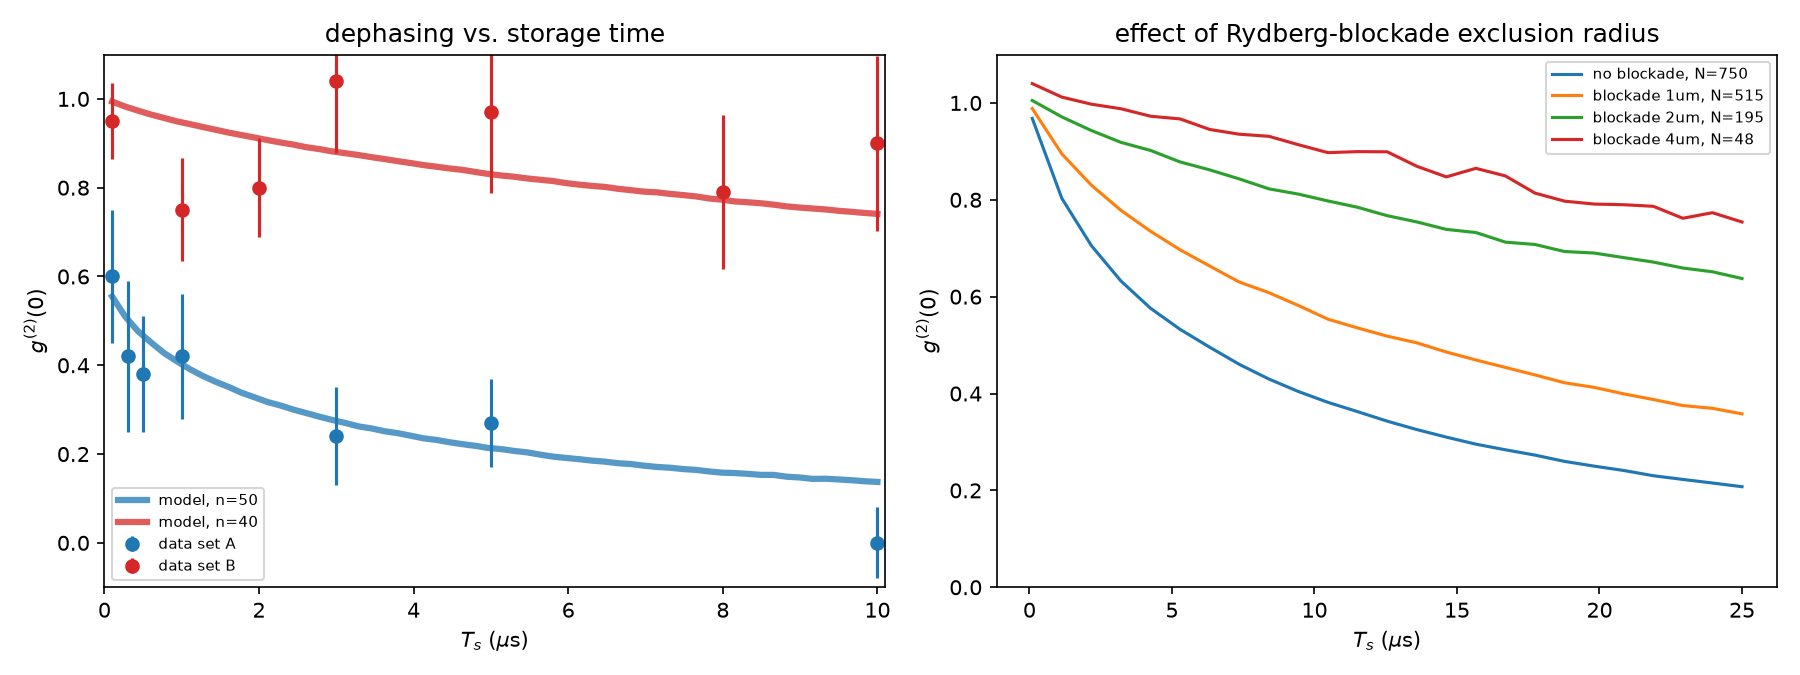

The script that drew this image:
"""Interaction-induced dephasing of g2(0) for a box-shaped Rydberg qubit cloud.

Reproduces the coherence-decay analysis of Y. Mei, Y. Li, H. Nguyen,
P. R. Berman, A. Kuzmich, "Trapped Alkali-Metal Rydberg Qubit," Phys. Rev.
Lett. 128, 123601 (2022). N atoms occupy a Gaussian-random cloud of size
Lx x Ly x Lz (box-like trap, as opposed to the spherical cloud used in the
companion PRA 108, 043713 paper -- see interference_bunching/dephasing_g2.py).
Atoms excited to a Rydberg nS state interact pairwise via the near-resonant
dipole-dipole (van der Waals-like) C3/R^3 coupling to the (n-1)P_3/2, nP_3/2
Forster channel; the random pairwise phases accumulated over a storage time
Ts dephase the collective spin-wave correlator and hence the second-order
coherence g2(0)(Ts), which decays from close to 1 (fully coherent, still
super-radiant) toward 0 (fully dephased) as Ts grows and/or the principal
quantum number n (interaction strength) or cloud density increases.
Dephase3()/AtomArray add a hard-sphere Rydberg-blockade exclusion radius,
showing how removing nearby atom pairs suppresses the fast dephasing channel.

Rydberg nS <-> nP3/2, (n-1)P3/2 energies and radial matrix elements use the
same quantum-defect / Kaulakys-formula machinery as
interference_bunching/dephasing_g2.py.

The measured (Ts, g2, g2 error) points below are hardcoded, exactly as in the
original notebook -- no digitized CSV was available in the source material,
and the notebook itself left the two data sets uncaptioned beyond a
color-pairing with one of the two model curves (n=50, n=40).

Source: Dephasing.ipynb (the more complete of two near-duplicate notebooks;
Dephasing_2.ipynb was a strict subset of it with a broken, unused curve_fit
cell and was not ported).
"""

from pathlib import Path

import matplotlib

matplotlib.use("Agg")
import matplotlib.pyplot as plt
import numpy as np
from numba import jit

_HCONST = 6.62606896e-34  # Planck constant
_CLIGHT = 2.99792458e8  # speed of light
_RY = 1.0973731568527e7  # Rydberg constant
_A0 = 0.52917720859e-10  # Bohr radius
_ALPHA = 7.2973525376e-3  # fine-structure constant


@jit(nopython=True, nogil=True)
def rydberg_energy(n, l, j):
    """Energy of an alkali Rydberg level via quantum defects (S, P1/2, P3/2, D3/2, D5/2, F5/2, F7/2)."""
    if l == 0:
        delta, delta2 = 3.1311804, 0.1784
    elif l == 1 and j == 0.5:
        delta, delta2 = 2.6548849, 0.2900
    elif l == 1 and j == 1.5:
        delta, delta2 = 2.6416737, 0.2950
    elif l == 2 and j == 1.5:
        delta, delta2 = 1.34809171, -0.60286
    elif l == 2 and j == 2.5:
        delta, delta2 = 1.34646572, -0.59600
    elif l == 3 and j == 2.5:
        delta, delta2 = 0.0165192, -0.085
    else:  # l == 3, j == 3.5
        delta, delta2 = 0.0165437, -0.086
    nu = n - delta - delta2 / (n - delta) ** 2
    return -(_HCONST * _CLIGHT * _RY) / nu**2


@jit(nopython=True, nogil=True)
def radial_matrix_element(n, l, j, na, la, ja):
    """<na la ja| r |n l j> via the Kaulakys (1995) quasiclassical formula."""
    Z = 1
    if l == 0:
        delta, delta2 = 3.1311804, 0.1784
    elif l == 1 and j == 0.5:
        delta, delta2 = 2.6548849, 0.2900
    else:  # l == 1, j == 1.5
        delta, delta2 = 2.6416737, 0.2950
    nu = n - delta - delta2 / (n - delta) ** 2

    if la == 0:
        deltaa, delta2a = 3.1311804, 0.1784
    elif la == 1 and ja == 0.5:
        deltaa, delta2a = 2.6548849, 0.2900
    else:  # la == 1, ja == 1.5
        deltaa, delta2a = 2.6416737, 0.2950
    nua = na - deltaa - delta2a / (na - deltaa) ** 2

    s_a = nua - nu
    nu_c_a = (2 * (nu * nua) ** 2 / (nu + nua)) ** (1 / 3)
    e_a = np.sqrt(1 - ((l + la + 1) / (2 * nu_c_a)) ** 2)

    csi = np.arange(0, np.pi, 1e-3)
    j_a = (1 / np.pi) * np.sum(np.cos(s_a * csi + s_a * e_a * np.sin(csi))) * 1e-3
    dj_a = (1 / np.pi) * np.sum(-np.sin(s_a * csi + s_a * e_a * np.sin(csi)) * np.sin(csi)) * 1e-3

    if (la - l) == 1:
        D_pa = (1 / s_a) * (dj_a + np.sqrt(e_a ** (-2) - 1) * (j_a - np.sin(np.pi * s_a) / (np.pi * s_a)))
    else:
        D_pa = (1 / s_a) * (dj_a - np.sqrt(e_a ** (-2) - 1) * (j_a - np.sin(np.pi * s_a) / (np.pi * s_a)))

    return ((-1) ** (n - na)) * nu_c_a**5 / (Z * (nu * nua) ** (3 / 2)) * D_pa


def _c3_and_defect(n):
    """Forster defect (MHz) and C3 (MHz um^3) for the nS <-> nP3/2 + (n-1)P3/2 channel."""
    l, j = 0, 0.5
    n1, l1, j1 = n, 1, 1.5
    n2, l2, j2 = n - 1, 1, 1.5
    defect = (
        rydberg_energy(n1, l1, j1) + rydberg_energy(n2, l2, j2) - 2 * rydberg_energy(n, l, j)
    ) / _HCONST * 1e-6
    C3 = (
        1e18
        * 1e-6
        * (_ALPHA * _CLIGHT / (2 * np.pi) * _A0**2)
        * radial_matrix_element(n, l, j, n1, l1, j1)
        * radial_matrix_element(n, l, j, n2, l2, j2)
    )
    return C3, defect


def dephase(n_atoms, lx, ly, lz, n, time, rng):
    """g2(0) vs. storage time for N atoms in a Gaussian wx=Lx/2 (etc.) cloud.

    Returns (time, g2, g2_num, g2_denom, efficiency, x, y, z).
    """
    wx, wy, wz = lx / 2, ly / 2, lz / 2
    x = rng.normal(0, wx, n_atoms)
    y = rng.normal(0, wy, n_atoms)
    z = rng.normal(0, wz, n_atoms)

    C3, defect = _c3_and_defect(n)

    dist_array = np.zeros((n_atoms, n_atoms - 1))
    dist3D = []
    for cc in range(n_atoms):
        xdiff = x - x[cc]
        xdiff = xdiff[xdiff != 0]
        ydiff = y - y[cc]
        ydiff = ydiff[ydiff != 0]
        zdiff = z - z[cc]
        zdiff = zdiff[zdiff != 0]
        d = np.sqrt(xdiff**2 + ydiff**2 + zdiff**2)
        dist3D.append(d)
        dist_array[cc, :] = d
    dist3D = np.array(dist3D).flatten()

    detuning = np.abs(defect / 2) - np.sqrt((defect / 2) ** 2 + (C3 / dist3D**3) ** 2)

    g2_num = np.zeros(len(time))
    g2_denom = np.zeros(len(time))
    for tt in range(len(time)):
        phase_denom = 0.0
        for cc in range(n_atoms):
            detuning_cc = np.abs(defect / 2) - np.sqrt((defect / 2) ** 2 + (C3 / dist_array[cc, :] ** 3) ** 2)
            phase_denom += (1 / n_atoms**3) * np.abs(np.sum(np.exp(2j * np.pi * detuning_cc * time[tt]))) ** 2
        g2_denom[tt] = (1 + phase_denom) ** 2
        g2_num[tt] = np.abs((1 / (n_atoms * (n_atoms - 1))) * np.sum(np.exp(2j * np.pi * detuning * time[tt]))) ** 2

    g2 = 4 * g2_num / g2_denom
    efficiency = np.sqrt(g2_denom) / np.exp(1)
    return time, g2, g2_num, g2_denom, efficiency, x, y, z


class _Cloud:
    """Gaussian-cloud atom positions with an optional hard-sphere blockade exclusion."""

    def __init__(self, wx, wy, wz, n_atoms, blockade_dist, rng):
        self.blockade_dist = blockade_dist
        self.pos = rng.normal(0, [wx, wy, wz], size=(n_atoms, 3))
        self._update_dist()
        if blockade_dist > 0:
            self._apply_blockade()

    def _update_dist(self):
        diff = self.pos[:, None, :] - self.pos[None, :, :]
        d = np.sqrt(np.sum(diff**2, axis=-1))
        self.dist_array = d[~np.eye(len(self.pos), dtype=bool)].reshape(len(self.pos), -1)

    def _apply_blockade(self):
        while True:
            diff = self.pos[:, None, :] - self.pos[None, :, :]
            d = np.sqrt(np.sum(diff**2, axis=-1))
            np.fill_diagonal(d, np.inf)
            i, j = np.unravel_index(np.argmin(d), d.shape)
            if d[i, j] >= self.blockade_dist:
                break
            self.pos = np.delete(self.pos, j, axis=0)
        self._update_dist()


def dephase_with_blockade(n_atoms, lx, ly, lz, n, time, blockade_dist, rng):
    """Like dephase(), but excludes atom pairs closer than blockade_dist (Rydberg blockade)."""
    wx, wy, wz = lx / 2, ly / 2, lz / 2
    C3, defect = _c3_and_defect(n)

    cloud = _Cloud(wx, wy, wz, n_atoms, blockade_dist, rng)
    n_atoms = len(cloud.pos)
    dist_array = cloud.dist_array
    dist3D = dist_array.flatten()

    detuning = np.abs(defect / 2) - np.sqrt((defect / 2) ** 2 + (C3 / dist3D**3) ** 2)

    g2_num = np.zeros(len(time))
    g2_denom = np.zeros(len(time))
    for tt in range(len(time)):
        phase_denom = 0.0
        for cc in range(n_atoms):
            detuning_cc = np.abs(defect / 2) - np.sqrt((defect / 2) ** 2 + (C3 / dist_array[cc, :] ** 3) ** 2)
            phase_denom += (1 / n_atoms**3) * np.abs(np.sum(np.exp(2j * np.pi * detuning_cc * time[tt]))) ** 2
        g2_denom[tt] = (1 + phase_denom) ** 2
        g2_num[tt] = np.abs((1 / (n_atoms * (n_atoms - 1))) * np.sum(np.exp(2j * np.pi * detuning * time[tt]))) ** 2

    g2 = 4 * g2_num / g2_denom
    return time, g2, n_atoms


def main():
    rng = np.random.default_rng(0)

    fig, axes = plt.subplots(1, 2, figsize=(12, 4.5))

    # (a) g2(Ts) vs. principal quantum number n, compared to two measured (hardcoded) datasets
    a = dephase(750, 5, 5, 10, 50, np.linspace(0.1, 10, 60), rng)
    b = dephase(750, 5, 5, 10, 40, np.linspace(0.1, 10, 60), rng)
    data_x = [0.1, 0.3, 0.5, 1, 3, 5, 10]
    data_y = [0.6, 0.42, 0.38, 0.42, 0.24, 0.27, 0]
    data_y_err = [0.15, 0.17, 0.13, 0.14, 0.11, 0.10, 0.08]
    data_x_2 = [0.1, 1, 2, 3, 5, 8, 10, 12, 15]
    data_y_2 = [0.95, 0.75, 0.8, 1.04, 0.97, 0.79, 0.9, 1, 1.03]
    data_y_err_2 = [0.086, 0.116, 0.112, 0.162, 0.182, 0.173, 0.197, 0.267, 0.275]

    # NB: the original notebook left these two hardcoded scatter data sets
    # uncaptioned; only their color-pairing with a given model curve (n=50 or
    # n=40) is preserved here, not a confirmed atom-count/dataset label.
    axes[0].plot(a[0], a[1] * 0.6, linewidth=3, alpha=0.75, color="tab:blue", label="model, n=50")
    axes[0].plot(b[0], b[1], linewidth=3, alpha=0.75, color="tab:red", label="model, n=40")
    axes[0].errorbar(data_x, data_y, yerr=data_y_err, fmt="o", color="tab:blue", label="data set A")
    axes[0].errorbar(data_x_2, data_y_2, yerr=data_y_err_2, fmt="o", color="tab:red", label="data set B")
    axes[0].set_xlim(0, 10.1)
    axes[0].set_ylim(-0.10, 1.1)
    axes[0].set_ylabel(r"$g^{(2)}(0)$")
    axes[0].set_xlabel(r"$T_s$ ($\mu$s)")
    axes[0].set_title("dephasing vs. storage time")
    axes[0].legend(fontsize=7)

    # (b) effect of a Rydberg-blockade exclusion radius on the dephasing rate
    time = np.linspace(0.1, 25, 25)
    no_blockade = dephase(750, 6 * np.sqrt(2), 6 * np.sqrt(2), 5 * np.sqrt(2), 50, time, rng)
    blockade_1um = dephase_with_blockade(750, 6 * np.sqrt(2), 6 * np.sqrt(2), 5 * np.sqrt(2), 50, time, 1, rng)
    blockade_2um = dephase_with_blockade(750, 6 * np.sqrt(2), 6 * np.sqrt(2), 5 * np.sqrt(2), 50, time, 2, rng)
    blockade_4um = dephase_with_blockade(750, 6 * np.sqrt(2), 6 * np.sqrt(2), 5 * np.sqrt(2), 50, time, 4, rng)

    axes[1].plot(no_blockade[0], no_blockade[1], label=f"no blockade, N={750}")
    axes[1].plot(blockade_1um[0], blockade_1um[1], label=f"blockade 1um, N={blockade_1um[2]}")
    axes[1].plot(blockade_2um[0], blockade_2um[1], label=f"blockade 2um, N={blockade_2um[2]}")
    axes[1].plot(blockade_4um[0], blockade_4um[1], label=f"blockade 4um, N={blockade_4um[2]}")
    axes[1].set_ylabel(r"$g^{(2)}(0)$")
    axes[1].set_xlabel(r"$T_s$ ($\mu$s)")
    axes[1].set_ylim(0, 1.1)
    axes[1].set_title("effect of Rydberg-blockade exclusion radius")
    axes[1].legend(fontsize=7)

    fig.tight_layout()
    fig.savefig(Path(__file__).with_suffix(".png"), dpi=150)


if __name__ == "__main__":
    main()
